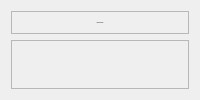
                      <widget class="QWidget" name="widget_average_graph">
                       <layout class="QVBoxLayout" name="verticalLayout_16">
                        <item>
                         <widget class="QFrame" name="frame_graph_avglabel">
                          <property name="frameShape">
                           <enum>QFrame::StyledPanel</enum>
                          </property>
                          <property name="frameShadow">
                           <enum>QFrame::Raised</enum>
                          </property>
                          <layout class="QVBoxLayout" name="verticalLayout_17">
                           <item alignment="Qt::AlignTop">
                            <widget class="QLabel" name="label_graph_average">
                             <property name="font">
                              <font>
                               <family>Trebuchet MS</family>
                               <pointsize>-1</pointsize>
                              </font>
                             </property>
                             <property name="text">
                              <string>Average Graph</string>
                             </property>
                             <property name="alignment">
                              <set>Qt::AlignCenter</set>
                             </property>
                            </widget>
                           </item>
                          </layout>
                         </widget>
                        </item>
                        <item>
                         <widget class="QFrame" name="frame_graph_avggraph">
                          <property name="sizePolicy">
                           <sizepolicy hsizetype="Preferred" vsizetype="Expanding">
                            <horstretch>0</horstretch>
                            <verstretch>0</verstretch>
                           </sizepolicy>
                          </property>
                          <property name="frameShape">
                           <enum>QFrame::StyledPanel</enum>
                          </property>
                          <property name="frameShadow">
                           <enum>QFrame::Raised</enum>
                          </property>
                          <layout class="QGridLayout" name="gridLayout_2"/>
                         </widget>
                        </item>
                       </layout>
                      </widget>
